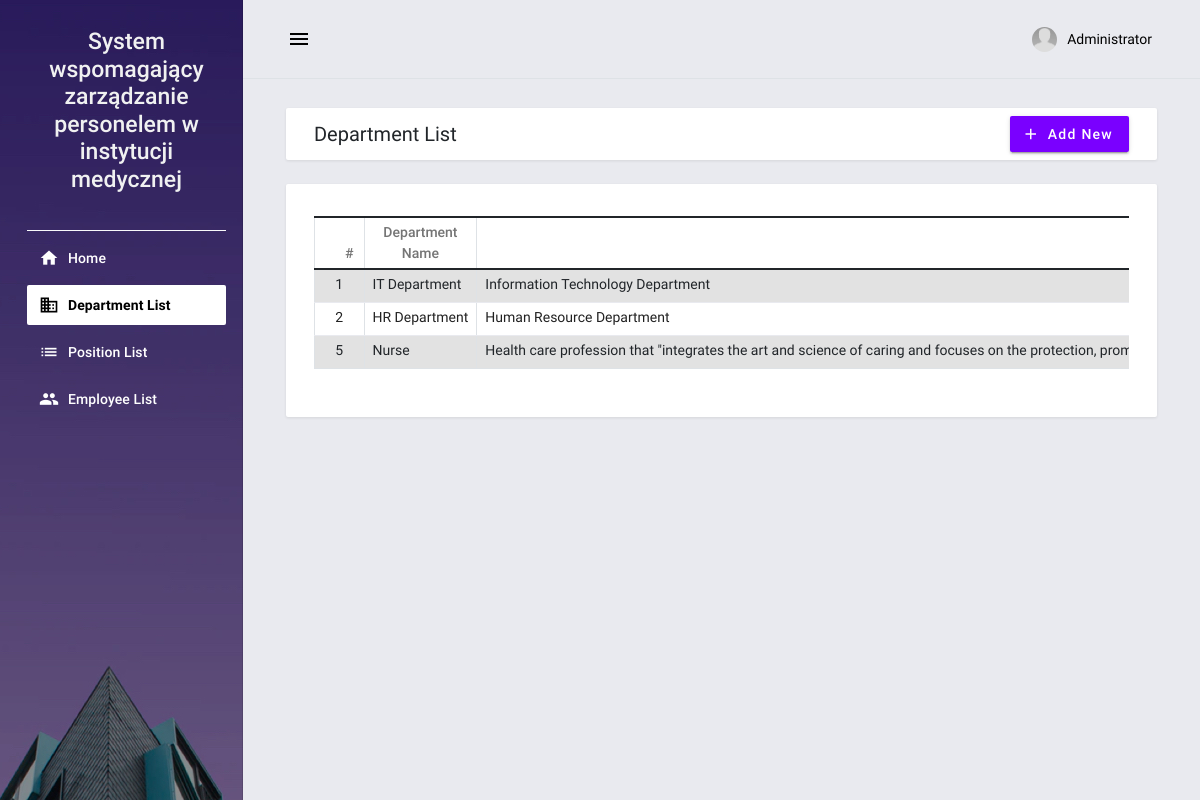
Screenshot of /departments (signed in) with the database file from the repository.
### employee_information/models.py (models this page shows, shortened)
class Department(models.Model):
    name = models.TextField()
    description = models.TextField()
    status = models.IntegerField()
    date_added = models.DateTimeField(default=timezone.now)
    date_updated = models.DateTimeField(auto_now=True)

### employee_information/views.py (the view)
# urls.py: path('departments', views.departments, name="department-page"),
@login_required
def departments(request):
    department_list = Department.objects.all()
    context = {
        'page_title':'Departments',
        'departments':department_list,
    }
    return render(request, 'employee_information/departments.html',context)

### employee_information/templates/employee_information/departments.html (shortened to what this page needs)
{% extends "employee_information/base.html" %} {% block pageContent %}
<div class="mdc-layout-grid__cell stretch-card mdc-layout-grid__cell--span-12">
    <div class="mdc-card py-2">
        <div class="d-flex justify-content-between align-items-center">
            <h4 class="card-title mb-0">Department List</h4>
            <div class="text-start">
                <button class="mdc-button mdc-button--raised mdc-ripple-upgraded btn-sm" id="create_new"><i class="material-icons mdc-button__icon">add</i><span> Add New</span></button>
            </div>
        </div>
    </div>
</div>
<div class="mdc-layout-grid__cell stretch-card mdc-layout-grid__cell--span-12">
    <div class="mdc-card">
        <div class="table-responsive">
            <table class="table table-striped table-bordered">
                <colgroup>
                    <col width="5%">
                    <col width="30%">
                    <col width="30%">
                    <col width="15%">
                    <col width="20%">
                </colgroup>
                <thead>
                    <tr>
                        <th class="text-center py-1">#</th>
                        <th class="text-center py-1">Department Name</th>
                        <th class="text-center py-1">Description</th>
                    </tr>
                </thead>
                <tbody>
                    {% for department in departments %}
                    <tr>
                        <td class="px-2 py-1 text-center">{{ department.id }}</td>
                        <td class="px-2 py-1 text-start">{{ department.name }}</td>
                        <td class="px-2 py-1 text-start">{{ department.description }}</td>
                    </tr>
                    {% endfor %}
                </tbody>
            </table>
        </div>
    </div>
</div>
{% endblock pageContent %}

### employee_information/templates/employee_information/base.html (shortened to what this page needs)
{% load static %}
<!DOCTYPE html>
<html lang="en">
<head>
    <link rel="stylesheet" href="{% static 'employee_information/assets/default/css/style.css' %}">
    <link rel="stylesheet" href="{% static 'employee_information/assets/bootstrap/css/bootstrap.min.css' %}">
    <link rel="stylesheet" href="{% static 'employee_information/assets/material-admin/vendors/mdi/css/materialdesignicons.min.css' %}">
    <link rel="stylesheet" href="{% static 'employee_information/assets/material-admin/vendors/css/vendor.bundle.base.css' %}">
    <link rel="stylesheet" href="{% static 'employee_information/assets/material-admin/vendors/flag-icon-css/css/flag-icon.min.css' %}">
    <link rel="stylesheet" href="{% static 'employee_information/assets/material-admin/vendors/jvectormap/jquery-jvectormap.css' %}">
    <link rel="stylesheet" href="{% static 'employee_information/assets/material-admin/css/demo/style.css' %}">
</head>
<body>
    <div class="body-wrapper">
        {% block navigation %} {% include "employee_information/navigation.html" %} {% endblock navigation %}
        <div class="main-wrapper mdc-drawer-app-content">
            {% block TopNavigation %} {% include "employee_information/TopNavigation.html" %} {% endblock TopNavigation %}
            <div class="page-wrapper mdc-toolbar-fixed-adjust">
                <main class="content-wrapper">
                    <div class="mdc-layout-grid">
                        <div class="mdc-layout-grid__inner">
                            {% block pageContent %} {% endblock pageContent %}
                        </div>
                    </div>
                </main>
                <footer>
                    <div class="mdc-layout-grid">
                    </div>
                </footer>
            </div>
        </div>
    </div>
</body>
</html>

### employee_information/templates/employee_information/navigation.html
{% load static %}
<aside class="mdc-drawer mdc-drawer--dismissible mdc-drawer--open">
    <div class="mdc-drawer__header border-bottom border-light">
        <a href="{% url 'home-page' %}" class="brand-logo">
            <h3 class="text-center text-light">System wspomagający zarządzanie personelem w instytucji medycznej</h3>
        </a>
    </div>
    <div class="mdc-drawer__content">
        <div class="mdc-list-group">
            <nav class="mdc-list mdc-drawer-menu">
                <div class="mdc-list-item mdc-drawer-item">
                    <a class="mdc-drawer-link" href="{% url 'home-page' %}">
                        <i class="material-icons mdc-list-item__start-detail mdc-drawer-item-icon" aria-hidden="true">home</i> Home
                    </a>
                </div>
                <div class="mdc-list-item mdc-drawer-item">
                    <a class="mdc-drawer-link" href="{% url 'department-page' %}">
                        <i class="material-icons mdc-list-item__start-detail mdc-drawer-item-icon" aria-hidden="true">business</i> Department List
                    </a>
                </div>
                <div class="mdc-list-item mdc-drawer-item">
                    <a class="mdc-drawer-link" href="{% url 'position-page' %}">
                        <i class="material-icons mdc-list-item__start-detail mdc-drawer-item-icon" aria-hidden="true">list</i> Position List
                    </a>
                </div>
                <div class="mdc-list-item mdc-drawer-item">
                    <a class="mdc-drawer-link" href="{% url 'employee-page' %}">
                        <i class="material-icons mdc-list-item__start-detail mdc-drawer-item-icon" aria-hidden="true">group</i> Employee List
                    </a>
                </div>
            </nav>
        </div>
    </div>
</aside>

### employee_information/templates/employee_information/topNavigation.html (shortened to what this page needs)
{% load static %}
<header class="mdc-top-app-bar border-bottom shadow">
    <div class="mdc-top-app-bar__row">
        <div class="mdc-top-app-bar__section mdc-top-app-bar__section--align-start">
            <button class="material-icons mdc-top-app-bar__navigation-icon mdc-icon-button sidebar-toggler">menu</button>
        </div>
        <div class="mdc-top-app-bar__section mdc-top-app-bar__section--align-end mdc-top-app-bar__section-right">
            <div class="menu-button-container menu-profile d-none d-md-block">
                <button class="mdc-button mdc-menu-button">
                    <span class="d-flex align-items-center">
                    <span class="figure">
                        <img src="{% static 'employee_information/assets/material-admin/images/faces/ava.jpg' %}" alt="user" class="user">
                    </span>
                    <span class="user-name">{{ user.first_name }}</span>
                    </span>
                </button>
            </div>
        </div>
    </div>
</header>

### static/employee_information/assets/default/css/style.css (style rules this page uses)
html, body { height: 100%; width: 100%; }
.body-wrapper .main-wrapper .page-wrapper .content-wrapper { min-height: calc(100vh - 84px - 62px) !important; }

### rows the page displays
Department: id "1", name "IT Department", description "Information Technology Department"
Department: id "2", name "HR Department", description "Human Resource Department"
Department: id "5", name "Nurse", description "Health care profession that \"integrates the art and science of caring and focuses on the protection,…"

### other values shown
{{ user.first_name }} "Administrator"
